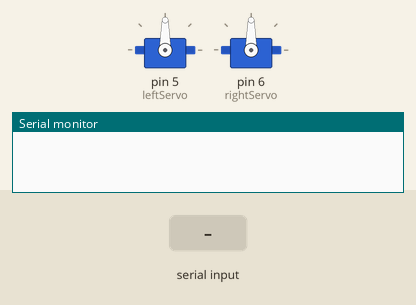
Bench run of a sketch on a simulated Arduino Uno, built with avr-gcc and run on an emulated ATmega328P. On the bench: 2 × servo, the last lines printed to the serial monitor. The inputs (shaded band) are chosen by the test bench.

Above: at 1.2 s.
1.3 s: "1" received over Serial
At 3.5 s:
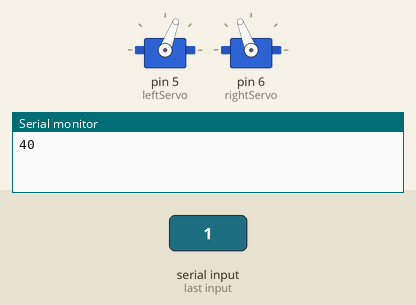
3.8 s: "2" received over Serial
At 5.6 s:
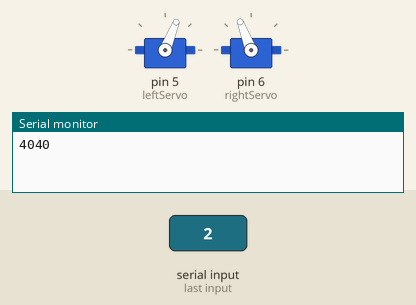
Timing chart, 0 to 7.1 s (numbered marks = the images above; inputs shaded):
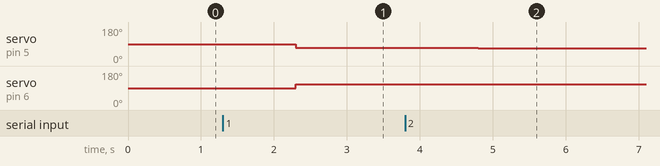

The sketch:

testAndroid.ino
```cpp
#include <Servo.h>
Servo leftServo; // create servo object to control a servo
Servo rightServo;

void setup()
{
  Serial.begin(9600);
  leftServo.attach(5);
  rightServo.attach(6);
}

void loop()
{

  bool msgReceived = false;
  byte msg[2];
  while(!msgReceived)
  {
      while(Serial.available())
      {
         Serial.readBytes((char *)msg,2);
         msgReceived = true;

      }
  }

  // convert unsigned byte to signed integer
  int LeftMotor = msg[0];
  int RightMotor = msg[1];
  if( LeftMotor > 127 ) {LeftMotor = LeftMotor - 256;}
  if( RightMotor > 127 ) {RightMotor = RightMotor - 256;}

  Serial.print(RightMotor);
  // use values to actuate the motors
  leftServo.writeMicroseconds(1500-LeftMotor*5);
  rightServo.writeMicroseconds(1500+RightMotor*5*0.9250);

}
```

Measured:
- after the input at 1.3 s, servo on pin 5 (leftServo): 90° → 69° after 1.0 s; servo on pin 6 (rightServo): 90° → 111° after 1.0 s
- after the input at 3.8 s, servo on pin 5 (leftServo): 69° → 68° after 1.0 s
